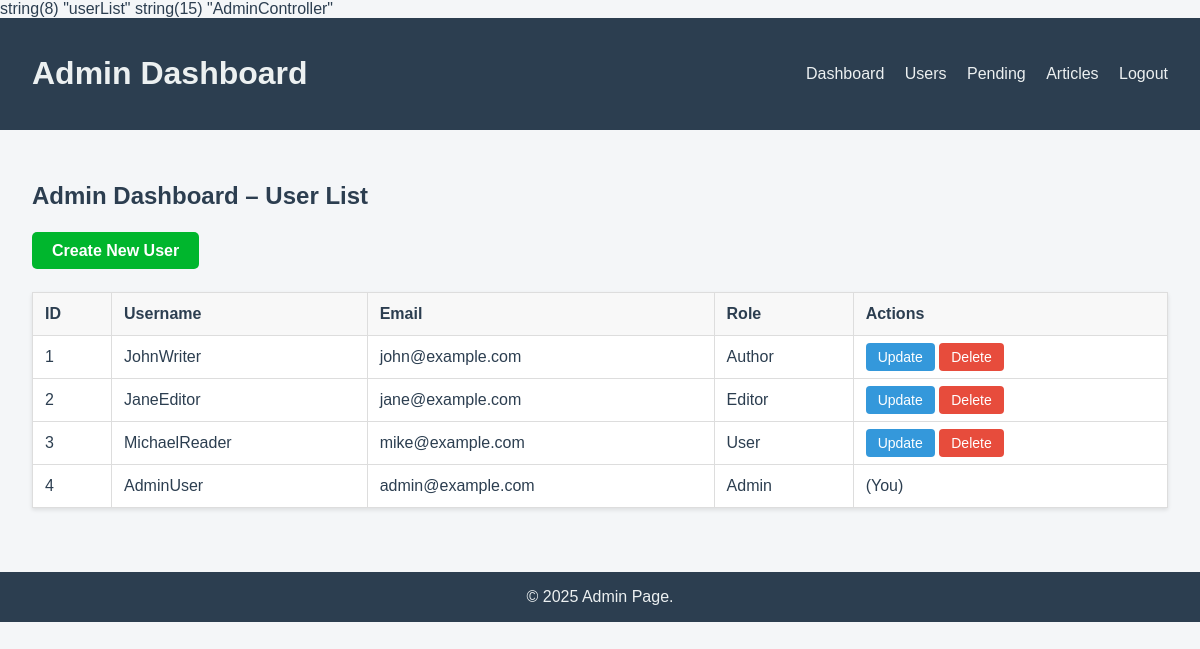
The page /public/admin/userlist (signed in) on the database its author committed.
### tables this page shows
CREATE TABLE `users` (
  `id` int(11) NOT NULL,
  `username` varchar(50) NOT NULL,
  `email` varchar(100) NOT NULL,
  `password` varchar(255) NOT NULL,
  `role_id` int(11) DEFAULT NULL,
  `created_at` timestamp NOT NULL DEFAULT current_timestamp()
);

### app/helpers.php (called while the page is built, shortened)
<?php
function render($view, $data = [], $layout = 'layout') {
    extract($data);
    require views_path($view . '.php');
}
function base_path($path = '') {
    return realpath(__DIR__ . '/../' . '/' . ltrim($path, '/'));
}
function views_path($path = '') {
    return base_path('app/views/' . ltrim($path, '/'));
}

### app/controllers/AdminController.php (called while the page is built, shortened)
<?php
require_once __DIR__ . '/../../config/database.php';
require_once __DIR__ . '/../models/User.php';
class AdminController {
    public function userList() {
        $userModel = new User();
        $users = $userModel->getAllUsers();
        $roleNames = [
            1 => 'Author',
            2 => 'Editor',
            3 => 'User',
            10 => 'Admin'
        ];
        $data = [
            'users' => $users,
            'roleNames' => $roleNames,
            'currentUserId' => $_SESSION['user']['id'] ?? null,
        ];
        render('admin/userlist', $data, layout:'admin/layout');
    }
}
?>

### app/models/User.php (called while the page is built, shortened)
<?php
class User {
    private $conn;
    public function __construct() {
        $db = new Database();
        $this->conn = $db->connect();
    }
    public function getAllUsers() {
        $sql = "SELECT id, username, email, role_id, created_at FROM users";
        $stmt = $this->conn->query($sql);
        return $stmt->fetchAll(PDO::FETCH_ASSOC);
    }
}

### config/database.php (called while the page is built, shortened)
<?php
class Database {
    private $host = 'localhost';
    private $db_name = 'austro_asian_times';
    private $username = 'root';
    private $password = '';
    public function connect() {
        $this->conn = null;
        try {
            $dsn = "mysql:host=" . $this->host . ";dbname=" . $this->db_name . ";charset=utf8mb4";
            $this->conn = new PDO($dsn, $this->username, $this->password);
            $this->conn->setAttribute(PDO::ATTR_ERRMODE, PDO::ERRMODE_EXCEPTION);
        } catch (PDOException $e) {
            die("Connection failed: " . $e->getMessage());
        }
        return $this->conn;
    }
}

### app/views/admin/userlist.php (the view)
<h2>Admin Dashboard – User List</h2>
<?php if ($_SESSION['user']['role_id'] == 10): ?>
    <a href="/PHP_MVC/public/admin/createUser" class="btn-create">Create New User</a>
<?php endif; ?>
<table>
    <tr>
        <th>ID</th>
        <th>Username</th>
        <th>Email</th>
        <th>Role</th>
        <th>Actions</th>
    </tr>
    <?php foreach ($users as $user): ?>
        <tr>
            <td><?= htmlspecialchars($user['id']) ?></td>
            <td><?= htmlspecialchars($user['username']) ?></td>
            <td><?= htmlspecialchars($user['email']) ?></td>
            <td><?= $roleNames[$user['role_id']] ?? 'Unknown' ?></td>
            <td>
                <?php if ($currentUserId != $user['id']): ?>
                    <a class="btn-update" href="/PHP_MVC/public/admin/updateUser?id=<?= $user['id'] ?>">Update</a>
                    <a class="btn-delete"
                        href="/PHP_MVC/public/admin/deleteUser?id=<?= $user['id'] ?>"
                        onclick="return confirm('Are you sure you want to delete this user?')">Delete</a>
                <?php else: ?>
                    (You)
                <?php endif; ?>
            </td>
        </tr>
    <?php endforeach; ?>
</table>

### public/css/admin.css (style rules this page uses)
body { font-family: Arial, sans-serif; margin: 0; background: #f4f6f8; color: #2c3e50; transition: background 0.3s, color 0.3s; }
h2 { margin-bottom: 2rem; }
table { width: 100%; border-collapse: collapse; background: white; box-shadow: 0 2px 4px rgba(0,0,0,0.1); overflow-x: auto; margin-top: 2rem; }
th, td { padding: 12px; border: 1px solid #ddd; text-align: left; }
th { background-color: #f8f8f8; }
.btn-create { background-color: #00b62d; color: white; padding: 10px 20px; text-decoration: none; border-radius: 5px; font-weight: 600; transition: background-color 0.3s; }
a.btn-delete, a.btn-update { padding: 6px 12px; text-decoration: none; font-size: 14px; border-radius: 4px; }
.btn-delete { color: white; background: #e74c3c; }
.btn-update { color: white; background: #3498db; }

### rows shown on the page
users: id "1", username "JohnWriter", email "john@example.com", role "Author"
users: id "2", username "JaneEditor", email "jane@example.com", role "Editor"
users: id "3", username "MichaelReader", email "mike@example.com", role "User"
users: id "4", username "AdminUser", email "admin@example.com", role "Admin", shows "(You)"
